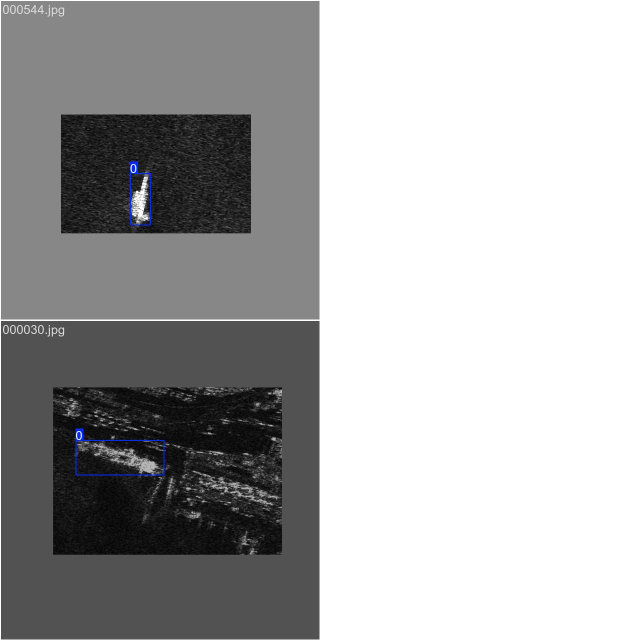
#> input picture asc-sar/runs/detect/runs/_probe/train_batch0.jpg, 1280 x 1280 px, given as the content of the folder uibianyuan/neural networks/asc-sar/datasets/ssdd/images/test, which was not available (shown at 1/2 size)
$ python make_contact_sheets.py
#> lines starting #> are read from the running program, lines starting #| are printed output that depends on the picture; after the words box and inside, x2 and y2 are one past the last pixel; in counts of white or black regions, pixels touching at a corner belong together
# -*- coding: utf-8 -*-
"""生成 232 张 SSDD 测试图缩略拼版，用于人工判读 远洋/近岸 场景类型。
输出: paper/figs/samples/_sheet_{0..4}.png (每张 48 帧, 8x6)
"""
import os

import cv2
import numpy as np

ROOT = r"D:\dinghuibianyuan"
IMG_DIR = os.path.join(ROOT, "neural networks", "asc-sar", "datasets", "ssdd", "images", "test")
OUT = os.path.join(ROOT, "neural networks", "paper", "figs", "samples")

stems = sorted(f[:-4] for f in os.listdir(IMG_DIR) if f.endswith(".jpg"))
THUMB, COLS = 220, 8
PER = 48

for si in range(0, len(stems), PER):
    chunk = stems[si:si + PER]
    rows = (len(chunk) + COLS - 1) // COLS
    sheet = np.full((rows * (THUMB + 22) + 10, COLS * (THUMB + 6) + 10, 3), 255, np.uint8)
    for k, st in enumerate(chunk):
        img = cv2.imread(os.path.join(IMG_DIR, st + ".jpg"))
#> img is the input picture: shape (1280, 1280, 3); mean B, G, R 172.7, 172.5, 172.4
        img = cv2.resize(img, (THUMB, THUMB))
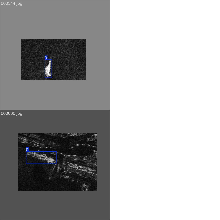
#> img: shape (220, 220, 3); mean B, G, R 172, 171.7, 171.7
        r, c = divmod(k, COLS)
        y, x = 10 + r * (THUMB + 22), 10 + c * (THUMB + 6)
        sheet[y:y + THUMB, x:x + THUMB] = img
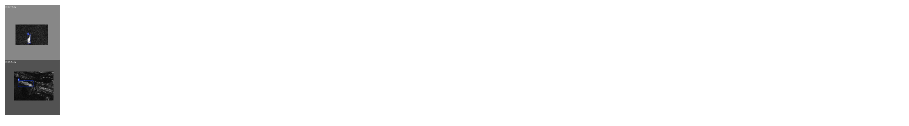
#> sheet: shape (252, 1818, 3) (shown at 1/2 size); mean B, G, R 246.2, 246.2, 246.2
        cv2.putText(sheet, st, (x + 4, y + THUMB + 16),
                    cv2.FONT_HERSHEY_SIMPLEX, 0.5, (0, 0, 0), 1)
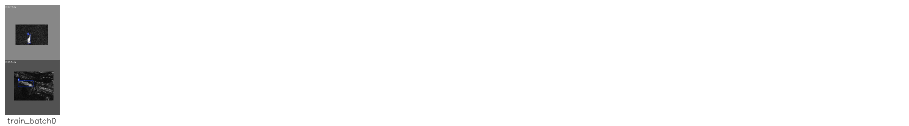
#> sheet: shape (252, 1818, 3) (shown at 1/2 size); 0.05% of pixels changed, all inside (x1, y1, x2, y2) = (15, 235, 112, 247)
    out = os.path.join(OUT, f"_sheet_{si // PER}.png")
    cv2.imwrite(out, sheet, [cv2.IMWRITE_PNG_COMPRESSION, 6])
    print(out, sheet.shape)
#| D:\dinghuibianyuan/neural networks/paper/figs/samples/_sheet_0.png (252, 1818, 3)
